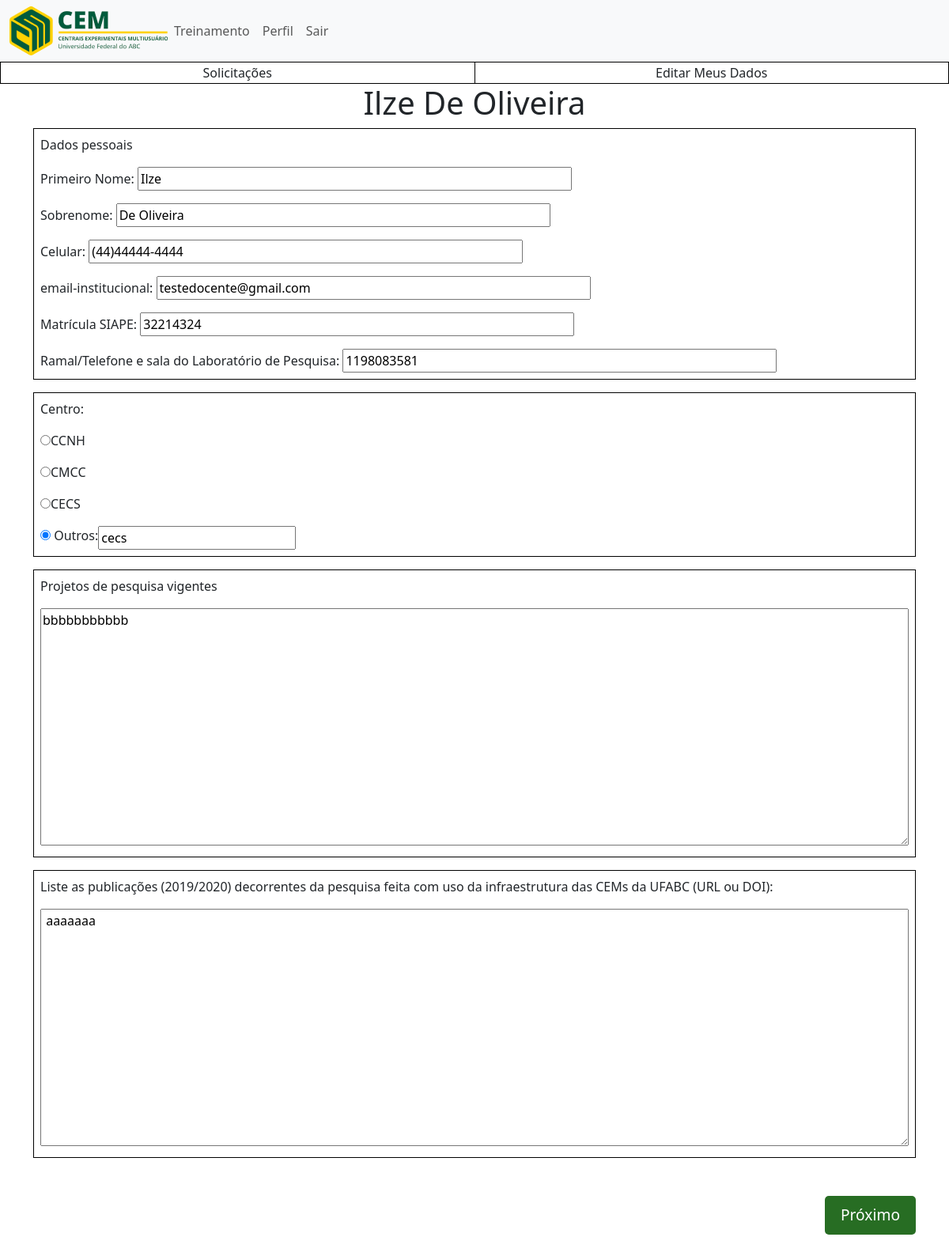
/core/edita_dados_user/ (signed in), run on the app's committed database.
### core/models.py (models this page shows, shortened)
class Docente(models.Model):
    id_docente = models.AutoField(primary_key=True)
    primeiro_nome = models.CharField(max_length=255)
    segundo_nome = models.CharField(max_length=255)
    celular = models.CharField(max_length=17)
    matricula_siape = models.CharField(max_length=30)
    ramal_lab = models.CharField(max_length=30)
    centro = models.CharField(max_length=30)
    possui_projeto = models.CharField(max_length=3)
    info_projeto = models.TextField(max_length=255)
    lista_publi = models.TextField(max_length=255)
    id_form_termo = models.ForeignKey(FormTermo, on_delete=models.CASCADE, null=False)
    id_login = models.ForeignKey(Login, on_delete=models.CASCADE, null=False, default=0)

class Login(models.Model):
    id_login = models.AutoField(primary_key=True)
    email_inst = models.EmailField(max_length=255)
    senha = models.CharField(max_length=255)
    perfil = models.CharField(max_length=30, default='perfil')
    data_cadastro = models.DateTimeField(blank=True, null=True, default=datetime.datetime.now)
    data_ultimo_login = models.DateTimeField(blank=True, null=True, default=datetime.datetime(2023, 1, 1, 0, 0))
    password_change_required = models.BooleanField(default=True)

### core/views.py (the view)
# urls.py: path('edita_dados_user/', edita_dados_user, name='edita_dados_user'),
def edita_dados_user(request):
    chave = request.session.get('chave')
    login = Login.objects.get(id_login=chave)
    if login.perfil == 'docente':
        user = Docente.objects.get(id_login=chave)
        return render(request, 'edita_dados_docente.html', {'user': user, 'login': login})
    elif login.perfil == 'tecnico':
        user = Tecnico.objects.get(id_pos_dout=chave)
        return render(request, 'edita_dados_tecnico.html', {'user': user, 'login': login})
    elif login.perfil == 'aluno':
        user = AlunoPosIC.objects.get(id_login=chave)
        return render(request, 'edita_dados_aluno_pos_dout.html', {'user': user, 'login': login})
    elif login.perfil == 'user_externo':
        user = UserExterno.objects.get(id_login=chave)
    return render(request, 'edita_dados_aluno_pos_dout.html', {'user': user, 'login': login})

### core/templates/edita_dados_docente.html (shortened to what this page needs)
{% extends 'base.html' %}
{% load static %}
{% block conteudo %}
<div class="container">
    <h1>
        {{user.primeiro_nome }} {{user.segundo_nome}}
    </h1>
    <form action="{% url 'editando_dados' %}" method="post" class="">
        <div class="forms-cadastro p-2">
          <p>Dados pessoais</p>
          <div class="">
            <div class="mt-3">
              <label for="primeiro_nome">Primeiro Nome:</label> <input type="text" name="primeiro_nome" value="{{user.primeiro_nome}}" id="primeiro_nome" required />
            </div>
            <div class="mt-3">
              <label for="segundo_nome">Sobrenome:</label> <input type="text" name="segundo_nome" value="{{user.segundo_nome}}" id="segundo_nome" required />
            </div>
            <div class="mt-3">
              <label for="tel">Celular:</label> <input type="text" name="tel" value="{{user.celular}}" id="tel" required/>
            </div>
            <div class="mt-3">
              <label for="tel">email-institucional:</label> <input type="text" name="email_inst" value="{{login.email_inst}}" id="email_insti" required/>
            </div>
            <div class="mt-3">
              <label for="tel">Matrícula SIAPE:</label> <input type="text" name="mat_siape" value="{{user.matricula_siape}}" id="mat_siape" required/>
            </div>
            <div class="mt-3">
              <label for="tel">Ramal/Telefone e sala do Laboratório de Pesquisa:</label> <input type="text" name="lab" value="{{user.ramal_lab}}" id="lab" required/>
            </div>
          </div>
        </div>
        <div class="forms-cadastro p-2 mt-3">
            <p>Centro:</p>
            <div class="">
                <div class="radio mt-3">
                    <label for="CCNH"><input type="radio" name="centro" value="CCNH" id="CCNH" required/>CCNH</label>
                </div>
                <div class="radio mt-3">
                    <label for="CMCC"><input type="radio" name="centro" value="CMCC" id="CMCC" required/>CMCC</label>
                </div>
                <div class="radio mt-3">
                    <label for="CECS"><input type="radio" name="centro" value="CECS" id="CECS" required/>CECS</label>
                </div>
                <div class="radio mt-3">
                    <label for="outro_centro">
                        <input type="radio" name="centro" value="outro_centro" id="outro_centro" required
                               {% if user.centro != 'CCNH' and user.centro != 'CMCC' and user.centro != 'CECS' %}checked{% endif %}/>
                        Outros:
                    </label>
                    <input type="text" name="input_outro_centro" id="input_outro_centro" value="{% if user.centro != 'CCNH' and user.centro != 'CMCC' and user.centro != 'CECS' %}{{ user.centro }}{% endif %}" />
                </div>
            </div>
        </div>
        <div class="forms-cadastro p-2 mt-3">
          <p>Projetos de pesquisa vigentes</p>
          <textarea name="info_projeto" id="info_projeto">{{user.info_projeto}}</textarea>
        </div>
        <div class="forms-cadastro p-2 mt-3">
          <label for="publicacoes">Liste as publicações (2019/2020) decorrentes da pesquisa feita com uso da infraestrutura das CEMs da UFABC (URL ou DOI):</label>
          <div class="">
            <div class="mt-3">
              <textarea name="publicacoes" id="publicacoes"> {{user.lista_publi}} </textarea>
            </div>
          </div>
        </div>
        <div class="d-flex justify-content-end mt-5">
          <button type="submit" class="btn-proximo mb-5">Próximo</button>
        </div>
      </form>
</div>
{% endblock %}

### static/css/style.css (style rules this page uses)
h1 { text-align: center; }
.btn-proximo { border-radius: 5px; background-color: #276d23; color: #FFF; font-size: larger; border: solid #000 0px; text-decoration: none; padding: 10px 20px 10px 20px; }
.forms-cadastro { border: solid #000 1px; padding-top: 2px; padding-bottom: 10px; }
.radio { width: 500px; display: flex; }
input[type=text], select { height: 30px; width: 50%; }
textarea { width: 100%; height: 300px; }
.container { width: 100%; }

### data on the page
Docente: primeiro_nome "Ilze", segundo_nome "De Oliveira", tel "(44)44444-4444", mat_siape "32214324", lab "1198083581", centro "☑ Outros:", input_outro_centro "cecs", info_projeto "bbbbbbbbbbb", publicacoes "aaaaaaa"
Login: email_inst "testedocente@gmail.com"
